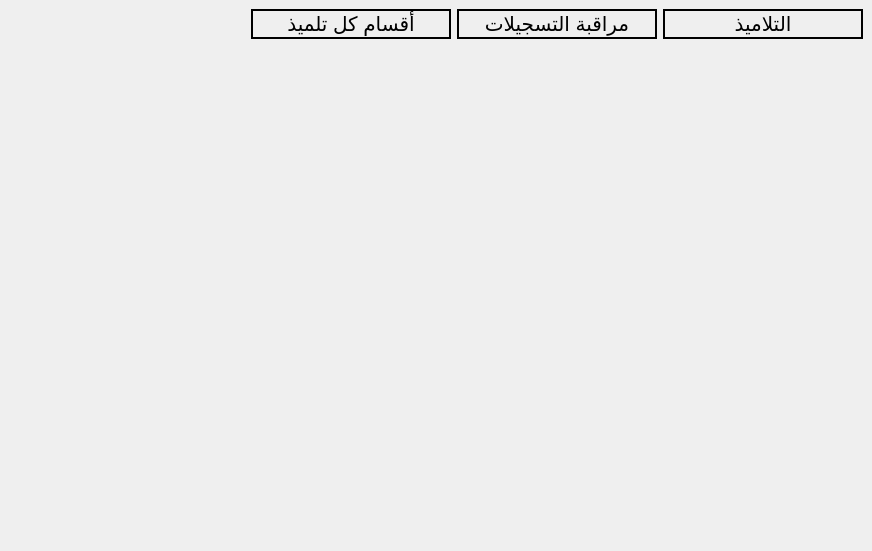
<?xml version="1.0" encoding="UTF-8"?>
<ui version="4.0">
 <class>student_part</class>
 <widget class="QWidget" name="student_part">
  <property name="geometry">
   <rect>
    <x>0</x>
    <y>0</y>
    <width>872</width>
    <height>551</height>
   </rect>
  </property>
  <property name="windowTitle">
   <string>Form</string>
  </property>
  <layout class="QVBoxLayout" name="verticalLayout">
   <property name="spacing">
    <number>0</number>
   </property>
   <property name="leftMargin">
    <number>0</number>
   </property>
   <property name="topMargin">
    <number>0</number>
   </property>
   <property name="rightMargin">
    <number>0</number>
   </property>
   <property name="bottomMargin">
    <number>0</number>
   </property>
   <item>
    <widget class="QFrame" name="frame">
     <property name="frameShape">
      <enum>QFrame::NoFrame</enum>
     </property>
     <layout class="QHBoxLayout" name="horizontalLayout">
      <item>
       <spacer name="horizontalSpacer">
        <property name="orientation">
         <enum>Qt::Horizontal</enum>
        </property>
        <property name="sizeHint" stdset="0">
         <size>
          <width>437</width>
          <height>20</height>
         </size>
        </property>
       </spacer>
      </item>
      <item>
       <widget class="QPushButton" name="classes_per_student">
        <property name="minimumSize">
         <size>
          <width>200</width>
          <height>30</height>
         </size>
        </property>
        <property name="font">
         <font>
          <pointsize>15</pointsize>
         </font>
        </property>
        <property name="styleSheet">
         <string notr="true">border: 2px solid black</string>
        </property>
        <property name="text">
         <string>أقسام كل تلميذ</string>
        </property>
       </widget>
      </item>
      <item>
       <widget class="QPushButton" name="students_history">
        <property name="minimumSize">
         <size>
          <width>200</width>
          <height>30</height>
         </size>
        </property>
        <property name="font">
         <font>
          <pointsize>15</pointsize>
         </font>
        </property>
        <property name="styleSheet">
         <string notr="true">border: 2px solid black</string>
        </property>
        <property name="text">
         <string>مراقبة التسجيلات</string>
        </property>
       </widget>
      </item>
      <item>
       <widget class="QPushButton" name="students">
        <property name="minimumSize">
         <size>
          <width>200</width>
          <height>30</height>
         </size>
        </property>
        <property name="font">
         <font>
          <pointsize>15</pointsize>
         </font>
        </property>
        <property name="styleSheet">
         <string notr="true">border: 2px solid black</string>
        </property>
        <property name="text">
         <string>التلاميذ</string>
        </property>
       </widget>
      </item>
     </layout>
    </widget>
   </item>
   <item>
    <widget class="QStackedWidget" name="stackedWidget"/>
   </item>
  </layout>
 </widget>
 <resources/>
 <connections/>
</ui>
